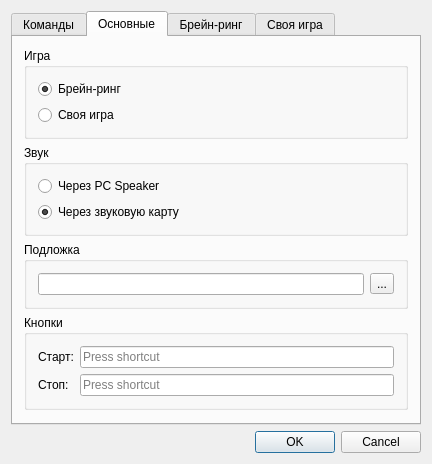
<?xml version="1.0" encoding="UTF-8"?>
<ui version="4.0">
 <class>zDlgSettings</class>
 <widget class="QDialog" name="zDlgSettings">
  <property name="geometry">
   <rect>
    <x>0</x>
    <y>0</y>
    <width>425</width>
    <height>455</height>
   </rect>
  </property>
  <property name="windowTitle">
   <string>Настройки</string>
  </property>
  <property name="windowIcon">
   <iconset resource="zBrainSystem.qrc">
    <normaloff>:/zBrainSystem/Resources/gear.png</normaloff>:/zBrainSystem/Resources/gear.png</iconset>
  </property>
  <layout class="QVBoxLayout" name="verticalLayout_7">
   <item>
    <widget class="QTabWidget" name="m_tvSettings">
     <property name="currentIndex">
      <number>1</number>
     </property>
     <widget class="QWidget" name="m_tabComands">
      <attribute name="title">
       <string>Команды</string>
      </attribute>
      <layout class="QVBoxLayout" name="verticalLayout_4">
       <item>
        <layout class="QHBoxLayout" name="horizontalLayout">
         <item>
          <widget class="QToolButton" name="m_btnAdd">
           <property name="minimumSize">
            <size>
             <width>32</width>
             <height>32</height>
            </size>
           </property>
           <property name="maximumSize">
            <size>
             <width>32</width>
             <height>32</height>
            </size>
           </property>
           <property name="toolTip">
            <string>Добавить</string>
           </property>
           <property name="text">
            <string>...</string>
           </property>
           <property name="icon">
            <iconset resource="zBrainSystem.qrc">
             <normaloff>:/zBrainSystem/Resources/add.png</normaloff>:/zBrainSystem/Resources/add.png</iconset>
           </property>
           <property name="iconSize">
            <size>
             <width>24</width>
             <height>24</height>
            </size>
           </property>
          </widget>
         </item>
         <item>
          <widget class="QToolButton" name="m_btnEdit">
           <property name="minimumSize">
            <size>
             <width>32</width>
             <height>32</height>
            </size>
           </property>
           <property name="maximumSize">
            <size>
             <width>32</width>
             <height>32</height>
            </size>
           </property>
           <property name="toolTip">
            <string>Редактировать</string>
           </property>
           <property name="text">
            <string>...</string>
           </property>
           <property name="icon">
            <iconset resource="zBrainSystem.qrc">
             <normaloff>:/zBrainSystem/Resources/96.png</normaloff>:/zBrainSystem/Resources/96.png</iconset>
           </property>
           <property name="iconSize">
            <size>
             <width>24</width>
             <height>24</height>
            </size>
           </property>
          </widget>
         </item>
         <item>
          <widget class="QToolButton" name="m_btnDelete">
           <property name="minimumSize">
            <size>
             <width>32</width>
             <height>32</height>
            </size>
           </property>
           <property name="maximumSize">
            <size>
             <width>32</width>
             <height>32</height>
            </size>
           </property>
           <property name="toolTip">
            <string>Удалить</string>
           </property>
           <property name="text">
            <string>...</string>
           </property>
           <property name="icon">
            <iconset resource="zBrainSystem.qrc">
             <normaloff>:/zBrainSystem/Resources/delete.png</normaloff>:/zBrainSystem/Resources/delete.png</iconset>
           </property>
           <property name="iconSize">
            <size>
             <width>24</width>
             <height>24</height>
            </size>
           </property>
          </widget>
         </item>
         <item>
          <spacer name="horizontalSpacer_2">
           <property name="orientation">
            <enum>Qt::Horizontal</enum>
           </property>
           <property name="sizeHint" stdset="0">
            <size>
             <width>40</width>
             <height>20</height>
            </size>
           </property>
          </spacer>
         </item>
         <item>
          <widget class="QToolButton" name="m_btnClear">
           <property name="minimumSize">
            <size>
             <width>32</width>
             <height>32</height>
            </size>
           </property>
           <property name="toolTip">
            <string>Очистить</string>
           </property>
           <property name="text">
            <string>...</string>
           </property>
           <property name="icon">
            <iconset resource="zBrainSystem.qrc">
             <normaloff>:/zBrainSystem/Resources/43096_brush.png</normaloff>:/zBrainSystem/Resources/43096_brush.png</iconset>
           </property>
           <property name="iconSize">
            <size>
             <width>24</width>
             <height>24</height>
            </size>
           </property>
          </widget>
         </item>
         <item>
          <spacer name="horizontalSpacer">
           <property name="orientation">
            <enum>Qt::Horizontal</enum>
           </property>
           <property name="sizeHint" stdset="0">
            <size>
             <width>40</width>
             <height>20</height>
            </size>
           </property>
          </spacer>
         </item>
        </layout>
       </item>
       <item>
        <widget class="QTableView" name="m_tvCommands">
         <property name="selectionMode">
          <enum>QAbstractItemView::SingleSelection</enum>
         </property>
         <property name="selectionBehavior">
          <enum>QAbstractItemView::SelectRows</enum>
         </property>
         <attribute name="verticalHeaderVisible">
          <bool>false</bool>
         </attribute>
        </widget>
       </item>
      </layout>
     </widget>
     <widget class="QWidget" name="m_TabGeneral">
      <attribute name="title">
       <string>Основные</string>
      </attribute>
      <layout class="QGridLayout" name="gridLayout_2">
       <item row="0" column="0">
        <widget class="QGroupBox" name="m_gbType">
         <property name="title">
          <string>Игра</string>
         </property>
         <layout class="QVBoxLayout" name="verticalLayout">
          <item>
           <widget class="QRadioButton" name="m_rbBrainRing">
            <property name="text">
             <string>Брейн-ринг</string>
            </property>
            <property name="checked">
             <bool>true</bool>
            </property>
           </widget>
          </item>
          <item>
           <widget class="QRadioButton" name="m_rbSvojaIgra">
            <property name="text">
             <string>Своя игра</string>
            </property>
           </widget>
          </item>
         </layout>
        </widget>
       </item>
       <item row="1" column="0">
        <widget class="QGroupBox" name="m_gbSound">
         <property name="title">
          <string>Звук</string>
         </property>
         <layout class="QVBoxLayout" name="verticalLayout_2">
          <item>
           <widget class="QRadioButton" name="m_rbPcSpeacker">
            <property name="text">
             <string>Через PC Speaker</string>
            </property>
           </widget>
          </item>
          <item>
           <widget class="QRadioButton" name="m_rbSoundCard">
            <property name="text">
             <string>Через звуковую карту</string>
            </property>
            <property name="checked">
             <bool>true</bool>
            </property>
           </widget>
          </item>
         </layout>
        </widget>
       </item>
       <item row="2" column="0">
        <widget class="QGroupBox" name="m_gbBackground">
         <property name="title">
          <string>Подложка</string>
         </property>
         <layout class="QHBoxLayout" name="horizontalLayout_13">
          <item>
           <widget class="QLineEdit" name="m_leBackground">
            <property name="readOnly">
             <bool>true</bool>
            </property>
           </widget>
          </item>
          <item>
           <widget class="QToolButton" name="m_btnBrowseBackground">
            <property name="text">
             <string>...</string>
            </property>
           </widget>
          </item>
         </layout>
        </widget>
       </item>
       <item row="3" column="0">
        <widget class="QGroupBox" name="m_gbKeys">
         <property name="title">
          <string>Кнопки</string>
         </property>
         <layout class="QFormLayout" name="formLayout">
          <item row="0" column="0">
           <widget class="QLabel" name="m_lStart">
            <property name="text">
             <string>Старт:</string>
            </property>
           </widget>
          </item>
          <item row="0" column="1">
           <widget class="QKeySequenceEdit" name="m_ksStart"/>
          </item>
          <item row="1" column="0">
           <widget class="QLabel" name="m_lStop">
            <property name="text">
             <string>Стоп:</string>
            </property>
           </widget>
          </item>
          <item row="1" column="1">
           <widget class="QKeySequenceEdit" name="m_ksStop"/>
          </item>
         </layout>
        </widget>
       </item>
       <item row="4" column="0">
        <spacer name="verticalSpacer_2">
         <property name="orientation">
          <enum>Qt::Vertical</enum>
         </property>
         <property name="sizeHint" stdset="0">
          <size>
           <width>20</width>
           <height>40</height>
          </size>
         </property>
        </spacer>
       </item>
      </layout>
     </widget>
     <widget class="QWidget" name="m_tabBreanRing">
      <attribute name="title">
       <string>Брейн-ринг</string>
      </attribute>
      <layout class="QGridLayout" name="gridLayout">
       <item row="0" column="0">
        <layout class="QHBoxLayout" name="horizontalLayout_6">
         <item>
          <layout class="QHBoxLayout" name="horizontalLayout_2">
           <item>
            <widget class="QLabel" name="m_lMainTimeB">
             <property name="text">
              <string>Основное время:</string>
             </property>
            </widget>
           </item>
           <item>
            <widget class="QSpinBox" name="m_sbBrainMainTime">
             <property name="minimum">
              <number>1</number>
             </property>
             <property name="maximum">
              <number>1000</number>
             </property>
             <property name="value">
              <number>60</number>
             </property>
            </widget>
           </item>
           <item>
            <widget class="QLabel" name="label_2">
             <property name="text">
              <string>сек.</string>
             </property>
            </widget>
           </item>
          </layout>
         </item>
         <item>
          <layout class="QVBoxLayout" name="verticalLayout_5">
           <item>
            <layout class="QHBoxLayout" name="horizontalLayout_3">
             <item>
              <widget class="QLabel" name="m_lTime1">
               <property name="text">
                <string>После 1-й ошибки:</string>
               </property>
              </widget>
             </item>
             <item>
              <widget class="QSpinBox" name="m_sbBrainTime1">
               <property name="minimum">
                <number>0</number>
               </property>
               <property name="maximum">
                <number>1000</number>
               </property>
               <property name="value">
                <number>20</number>
               </property>
              </widget>
             </item>
             <item>
              <widget class="QLabel" name="label">
               <property name="text">
                <string>сек.</string>
               </property>
              </widget>
             </item>
            </layout>
           </item>
           <item>
            <layout class="QHBoxLayout" name="horizontalLayout_4">
             <item>
              <widget class="QLabel" name="m_lTime2">
               <property name="text">
                <string>После 2-й ошибки:</string>
               </property>
              </widget>
             </item>
             <item>
              <widget class="QSpinBox" name="m_sbBrainTime2">
               <property name="minimum">
                <number>0</number>
               </property>
               <property name="maximum">
                <number>1000</number>
               </property>
               <property name="value">
                <number>10</number>
               </property>
              </widget>
             </item>
             <item>
              <widget class="QLabel" name="label_3">
               <property name="text">
                <string>сек.</string>
               </property>
              </widget>
             </item>
            </layout>
           </item>
           <item>
            <layout class="QHBoxLayout" name="horizontalLayout_5">
             <item>
              <widget class="QLabel" name="m_lTime3">
               <property name="text">
                <string>После 3-й ошибки:</string>
               </property>
              </widget>
             </item>
             <item>
              <widget class="QSpinBox" name="m_sbBrainTime3">
               <property name="minimum">
                <number>0</number>
               </property>
               <property name="maximum">
                <number>1000</number>
               </property>
               <property name="value">
                <number>5</number>
               </property>
              </widget>
             </item>
             <item>
              <widget class="QLabel" name="label_4">
               <property name="text">
                <string>сек.</string>
               </property>
              </widget>
             </item>
            </layout>
           </item>
           <item>
            <layout class="QHBoxLayout" name="horizontalLayout_8">
             <item>
              <widget class="QLabel" name="m_lTime4">
               <property name="text">
                <string>После 4-й ошибки:</string>
               </property>
              </widget>
             </item>
             <item>
              <widget class="QSpinBox" name="m_sbBrainTime4">
               <property name="minimum">
                <number>0</number>
               </property>
               <property name="maximum">
                <number>1000</number>
               </property>
               <property name="value">
                <number>5</number>
               </property>
              </widget>
             </item>
             <item>
              <widget class="QLabel" name="label_6">
               <property name="text">
                <string>сек.</string>
               </property>
              </widget>
             </item>
            </layout>
           </item>
           <item>
            <layout class="QHBoxLayout" name="horizontalLayout_9">
             <item>
              <widget class="QLabel" name="m_lTime5">
               <property name="text">
                <string>После 5-й ошибки:</string>
               </property>
              </widget>
             </item>
             <item>
              <widget class="QSpinBox" name="m_sbBrainTime5">
               <property name="minimum">
                <number>0</number>
               </property>
               <property name="maximum">
                <number>1000</number>
               </property>
               <property name="value">
                <number>5</number>
               </property>
              </widget>
             </item>
             <item>
              <widget class="QLabel" name="label_7">
               <property name="text">
                <string>сек.</string>
               </property>
              </widget>
             </item>
            </layout>
           </item>
           <item>
            <layout class="QHBoxLayout" name="horizontalLayout_10">
             <item>
              <widget class="QLabel" name="m_lTime6">
               <property name="text">
                <string>После 6-й ошибки:</string>
               </property>
              </widget>
             </item>
             <item>
              <widget class="QSpinBox" name="m_sbBrainTime6">
               <property name="minimum">
                <number>0</number>
               </property>
               <property name="maximum">
                <number>1000</number>
               </property>
               <property name="value">
                <number>5</number>
               </property>
              </widget>
             </item>
             <item>
              <widget class="QLabel" name="label_8">
               <property name="text">
                <string>сек.</string>
               </property>
              </widget>
             </item>
            </layout>
           </item>
           <item>
            <layout class="QHBoxLayout" name="horizontalLayout_11">
             <item>
              <widget class="QLabel" name="m_lTime7">
               <property name="text">
                <string>После 7-й ошибки:</string>
               </property>
              </widget>
             </item>
             <item>
              <widget class="QSpinBox" name="m_sbBrainTime7">
               <property name="minimum">
                <number>0</number>
               </property>
               <property name="maximum">
                <number>1000</number>
               </property>
               <property name="value">
                <number>5</number>
               </property>
              </widget>
             </item>
             <item>
              <widget class="QLabel" name="label_9">
               <property name="text">
                <string>сек.</string>
               </property>
              </widget>
             </item>
            </layout>
           </item>
           <item>
            <layout class="QHBoxLayout" name="horizontalLayout_12">
             <item>
              <widget class="QLabel" name="m_lTime">
               <property name="maximumSize">
                <size>
                 <width>16777215</width>
                 <height>16777215</height>
                </size>
               </property>
               <property name="text">
                <string>После &gt; 7 ошибок:</string>
               </property>
              </widget>
             </item>
             <item>
              <widget class="QSpinBox" name="m_sbBrainTime">
               <property name="minimum">
                <number>0</number>
               </property>
               <property name="maximum">
                <number>1000</number>
               </property>
               <property name="value">
                <number>5</number>
               </property>
              </widget>
             </item>
             <item>
              <widget class="QLabel" name="label_10">
               <property name="text">
                <string>сек.</string>
               </property>
              </widget>
             </item>
            </layout>
           </item>
          </layout>
         </item>
        </layout>
       </item>
       <item row="1" column="0">
        <spacer name="verticalSpacer">
         <property name="orientation">
          <enum>Qt::Vertical</enum>
         </property>
         <property name="sizeHint" stdset="0">
          <size>
           <width>20</width>
           <height>40</height>
          </size>
         </property>
        </spacer>
       </item>
      </layout>
     </widget>
     <widget class="QWidget" name="m_tabSvojaIgra">
      <attribute name="title">
       <string>Своя игра</string>
      </attribute>
      <layout class="QVBoxLayout" name="verticalLayout_6">
       <item>
        <layout class="QHBoxLayout" name="horizontalLayout_7">
         <item>
          <widget class="QLabel" name="m_lMainTimeB_2">
           <property name="text">
            <string>Основное время:</string>
           </property>
          </widget>
         </item>
         <item>
          <widget class="QSpinBox" name="m_sbSvoyMainTime">
           <property name="minimum">
            <number>1</number>
           </property>
           <property name="maximum">
            <number>1000</number>
           </property>
           <property name="value">
            <number>60</number>
           </property>
          </widget>
         </item>
         <item>
          <widget class="QLabel" name="label_5">
           <property name="text">
            <string>сек.</string>
           </property>
          </widget>
         </item>
        </layout>
       </item>
       <item>
        <widget class="QCheckBox" name="m_cbFalseStart">
         <property name="text">
          <string>Включить фальстарт</string>
         </property>
        </widget>
       </item>
       <item>
        <spacer name="verticalSpacer_3">
         <property name="orientation">
          <enum>Qt::Vertical</enum>
         </property>
         <property name="sizeHint" stdset="0">
          <size>
           <width>20</width>
           <height>265</height>
          </size>
         </property>
        </spacer>
       </item>
      </layout>
     </widget>
    </widget>
   </item>
   <item>
    <widget class="QDialogButtonBox" name="buttonBox">
     <property name="standardButtons">
      <set>QDialogButtonBox::Cancel|QDialogButtonBox::Ok</set>
     </property>
    </widget>
   </item>
  </layout>
 </widget>
 <layoutdefault spacing="6" margin="11"/>
 <resources>
  <include location="zBrainSystem.qrc"/>
 </resources>
 <connections>
  <connection>
   <sender>m_btnAdd</sender>
   <signal>clicked()</signal>
   <receiver>zDlgSettings</receiver>
   <slot>addCommand()</slot>
   <hints>
    <hint type="sourcelabel">
     <x>37</x>
     <y>54</y>
    </hint>
    <hint type="destinationlabel">
     <x>212</x>
     <y>-2</y>
    </hint>
   </hints>
  </connection>
  <connection>
   <sender>m_btnEdit</sender>
   <signal>clicked()</signal>
   <receiver>zDlgSettings</receiver>
   <slot>editCommand()</slot>
   <hints>
    <hint type="sourcelabel">
     <x>74</x>
     <y>63</y>
    </hint>
    <hint type="destinationlabel">
     <x>32</x>
     <y>-6</y>
    </hint>
   </hints>
  </connection>
  <connection>
   <sender>m_btnDelete</sender>
   <signal>clicked()</signal>
   <receiver>zDlgSettings</receiver>
   <slot>deleteCommand()</slot>
   <hints>
    <hint type="sourcelabel">
     <x>119</x>
     <y>60</y>
    </hint>
    <hint type="destinationlabel">
     <x>297</x>
     <y>1</y>
    </hint>
   </hints>
  </connection>
  <connection>
   <sender>m_tvCommands</sender>
   <signal>doubleClicked(QModelIndex)</signal>
   <receiver>zDlgSettings</receiver>
   <slot>editCommand()</slot>
   <hints>
    <hint type="sourcelabel">
     <x>243</x>
     <y>248</y>
    </hint>
    <hint type="destinationlabel">
     <x>376</x>
     <y>163</y>
    </hint>
   </hints>
  </connection>
  <connection>
   <sender>m_tvCommands</sender>
   <signal>clicked(QModelIndex)</signal>
   <receiver>zDlgSettings</receiver>
   <slot>updateButtons()</slot>
   <hints>
    <hint type="sourcelabel">
     <x>308</x>
     <y>295</y>
    </hint>
    <hint type="destinationlabel">
     <x>375</x>
     <y>297</y>
    </hint>
   </hints>
  </connection>
  <connection>
   <sender>buttonBox</sender>
   <signal>accepted()</signal>
   <receiver>zDlgSettings</receiver>
   <slot>accept()</slot>
   <hints>
    <hint type="sourcelabel">
     <x>250</x>
     <y>386</y>
    </hint>
    <hint type="destinationlabel">
     <x>377</x>
     <y>362</y>
    </hint>
   </hints>
  </connection>
  <connection>
   <sender>buttonBox</sender>
   <signal>rejected()</signal>
   <receiver>zDlgSettings</receiver>
   <slot>reject()</slot>
   <hints>
    <hint type="sourcelabel">
     <x>333</x>
     <y>383</y>
    </hint>
    <hint type="destinationlabel">
     <x>374</x>
     <y>342</y>
    </hint>
   </hints>
  </connection>
  <connection>
   <sender>m_btnClear</sender>
   <signal>clicked()</signal>
   <receiver>zDlgSettings</receiver>
   <slot>clearCommands()</slot>
   <hints>
    <hint type="sourcelabel">
     <x>252</x>
     <y>60</y>
    </hint>
    <hint type="destinationlabel">
     <x>375</x>
     <y>52</y>
    </hint>
   </hints>
  </connection>
  <connection>
   <sender>buttonBox</sender>
   <signal>accepted()</signal>
   <receiver>zDlgSettings</receiver>
   <slot>save()</slot>
   <hints>
    <hint type="sourcelabel">
     <x>274</x>
     <y>392</y>
    </hint>
    <hint type="destinationlabel">
     <x>5</x>
     <y>368</y>
    </hint>
   </hints>
  </connection>
  <connection>
   <sender>m_btnBrowseBackground</sender>
   <signal>clicked()</signal>
   <receiver>zDlgSettings</receiver>
   <slot>onBrowseBackground()</slot>
   <hints>
    <hint type="sourcelabel">
     <x>361</x>
     <y>228</y>
    </hint>
    <hint type="destinationlabel">
     <x>393</x>
     <y>230</y>
    </hint>
   </hints>
  </connection>
 </connections>
 <slots>
  <slot>addCommand()</slot>
  <slot>editCommand()</slot>
  <slot>deleteCommand()</slot>
  <slot>updateButtons()</slot>
  <slot>clearCommands()</slot>
  <slot>save()</slot>
  <slot>onBrowseBackground()</slot>
 </slots>
</ui>
